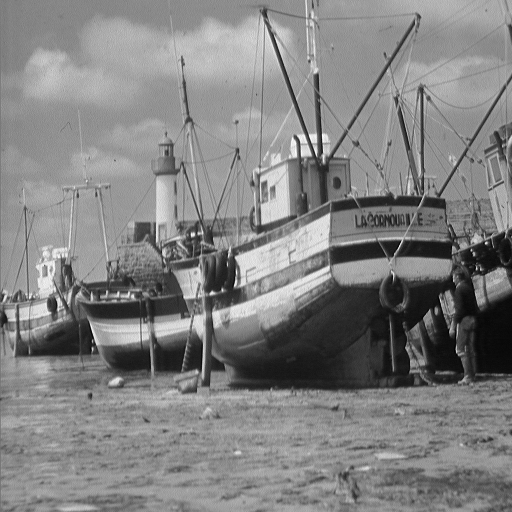
#> input picture Work/fishingboat.tiff, 512 x 512 px, found by its file name
$ jupyter execute 'High Boost Filtering.ipynb'
#> lines starting #> are read from the running program, lines starting #| are printed output that depends on the picture
## High Boost Filtering

[cell 1]
import numpy as np
import math as mt
import cv2 as cv
import matplotlib.pyplot as plt

[cell 2]
def gaussian_function(sigma,u,v):
    l = mt.pow(2.71, (-(v**2 + u**2)/(2*sigma*sigma))) /(2*mt.pi*sigma*sigma)
    return l

[cell 3]
def gaussion_filter(sigma):
#> called with sigma = 0.5
    z = int(np.ceil(3*sigma))
    row = col = 2*z+1
    kernel = np.zeros((row,col))
    set = [x for x in range(-z,z+1)]
    for i in range(len(set)):
        for j in range(len(set)):
            kernel[i][j] = gaussian_function(sigma,set[i],set[j])
    return (kernel / np.sum(kernel))

[cell 4]
sigma = 0.5
gaussion_filter(sigma)

[cell 5]
np.sum(gaussion_filter(sigma))

[cell 6]
im = cv.imread('CoverImages/fishingboat.tiff',0)
#> im is the input picture: shape (512, 512); min 0, max 255, mean 129.7
plt.imshow(im, cmap='gray')
plt.title("Before Filtering")
plt.show()

[cell 7]
def convolution(image, kernel):
    image_height, image_width = len(image), len(image[0])
#> image_height = 512; image_width = 512
    kernel_height, kernel_width = len(kernel), len(kernel[0])
#> kernel_height = 7; kernel_width = 7

    pad_height = kernel_height // 2
#> pad_height = 3
    pad_width = kernel_width // 2
#> pad_width = 3

    padded_image = np.pad(image, ((pad_height, pad_height), (pad_width, pad_width)), mode='constant', constant_values=0)
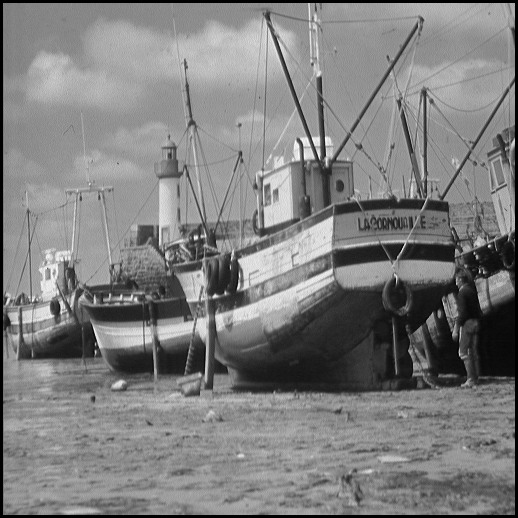
#> padded_image: shape (518, 518); min 0, max 255, mean 126.7

    result = np.zeros_like(image)

    for i in range(image_height):
        for j in range(image_width):
            pixel_sum = 0
            for m in range(kernel_height):
                for n in range(kernel_width):
                    pixel_sum += padded_image[i + m][j + n] * kernel[m][ n]
            result[i][j] = pixel_sum

    return result

[cell 8]
sigma = 1
img1 = convolution(im,gaussion_filter(sigma))
plt.imshow(img1, cmap='gray')
plt.title("After Filtering with sigma = 1 [Blur Image]")
plt.show()

[cell 9]
## Highboost Filtering

[cell 10]
# Step 1 Create Blur image
img1

[cell 11]
im

[cell 12]
mask = np.zeros((512,512), dtype=int)
for i in range(512):
    for j in range(512):
        mask[i][j] = im[i][j] - img1[i][j]
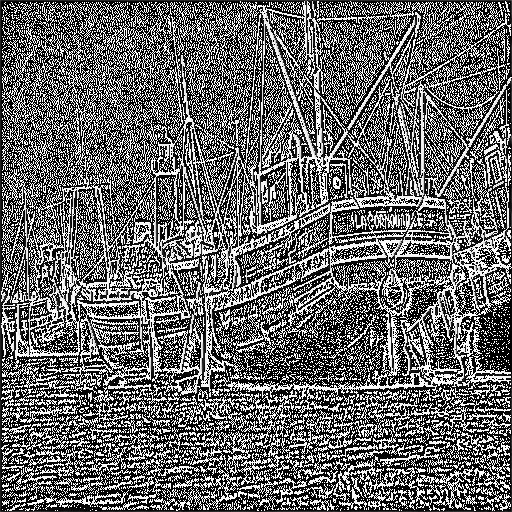
#> mask: shape (512, 512) int64; min 0, max 255, mean 104.9

[cell 13]
mask

[cell 14]
plt.imshow(mask, cmap='gray')
plt.title("Mask image")
plt.show()

[cell 15]
highBoost = np.zeros((512,512), dtype=int)
for i in range(512):
    for j in range(512):
        highBoost[i][j] = im[i][j] + 1.5*mask[i][j]
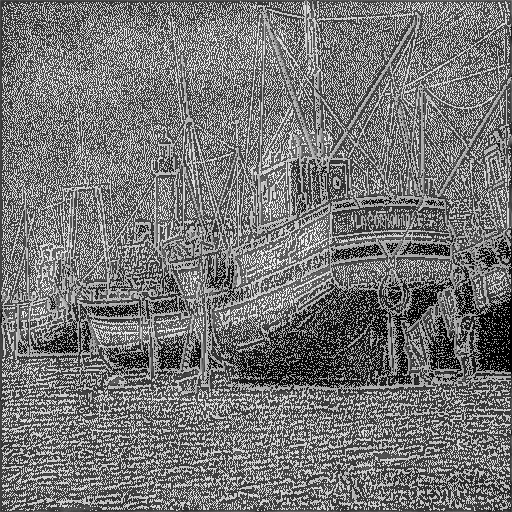
#> highBoost: shape (512, 512) int64; min 8, max 612, mean 286.9; drawn with min black and max white

[cell 16]
max = np.max(highBoost)
#> max = 612
max
#> Out = 612

[cell 17]
mainHighBoost = np.zeros((512,512), dtype=int)
for i in range(512):
    for j in range(512):
        mainHighBoost[i][j] = mt.ceil( (highBoost[i][j]/max) * 255)

[cell 18]
max = np.max(mainHighBoost)
#> max = 255
max
#> Out = 255
